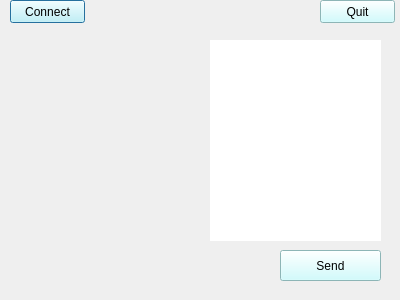
<?xml version="1.0" encoding="UTF-8"?>
<ui version="4.0">
 <class>Dialog</class>
 <widget class="QDialog" name="Dialog">
  <property name="geometry">
   <rect>
    <x>0</x>
    <y>0</y>
    <width>400</width>
    <height>300</height>
   </rect>
  </property>
  <property name="windowTitle">
   <string>Dialog</string>
  </property>
  <property name="styleSheet">
   <string notr="true">#label{
background-color:qlineargradient(x1: 0, y1: 0, x2: 0, y2: 1,
                                      stop: 0 #c5fdff, stop: 1 #f6f7fa);
border: 5px white;

}
#textEdit{
background-color:qlineargradient(x1: 0, y1: 0, x2: 0, y2: 1,
                                      stop: 0 #dadbde, stop: 1 #f6f7fa);
color: gray;
border: 5px white;
}
QPushButton{
background-color:#c5fdff;
}
#sendMessage:flat{
background-color:#c5fdff;
}
#connectButton{
background-color: #c5fdff;
}</string>
  </property>
  <widget class="QPushButton" name="connectButton">
   <property name="geometry">
    <rect>
     <x>10</x>
     <y>0</y>
     <width>75</width>
     <height>23</height>
    </rect>
   </property>
   <property name="text">
    <string>Connect</string>
   </property>
  </widget>
  <widget class="QPushButton" name="quitButton">
   <property name="geometry">
    <rect>
     <x>320</x>
     <y>0</y>
     <width>75</width>
     <height>23</height>
    </rect>
   </property>
   <property name="text">
    <string>Quit</string>
   </property>
  </widget>
  <widget class="QLabel" name="label">
   <property name="geometry">
    <rect>
     <x>50</x>
     <y>40</y>
     <width>161</width>
     <height>201</height>
    </rect>
   </property>
   <property name="text">
    <string/>
   </property>
   <property name="alignment">
    <set>Qt::AlignLeading|Qt::AlignLeft|Qt::AlignTop</set>
   </property>
   <property name="margin">
    <number>10</number>
   </property>
  </widget>
  <widget class="QPushButton" name="sendMessage">
   <property name="geometry">
    <rect>
     <x>280</x>
     <y>250</y>
     <width>101</width>
     <height>31</height>
    </rect>
   </property>
   <property name="text">
    <string>Send</string>
   </property>
  </widget>
  <widget class="QTextEdit" name="textEdit">
   <property name="geometry">
    <rect>
     <x>210</x>
     <y>40</y>
     <width>171</width>
     <height>201</height>
    </rect>
   </property>
   <property name="html">
    <string>&lt;!DOCTYPE HTML PUBLIC &quot;-//W3C//DTD HTML 4.0//EN&quot; &quot;http://www.w3.org/TR/REC-html40/strict.dtd&quot;&gt;
&lt;html&gt;&lt;head&gt;&lt;meta name=&quot;qrichtext&quot; content=&quot;1&quot; /&gt;&lt;style type=&quot;text/css&quot;&gt;
p, li { white-space: pre-wrap; }
&lt;/style&gt;&lt;/head&gt;&lt;body style=&quot; font-family:'MS Shell Dlg 2'; font-size:8.25pt; font-weight:400; font-style:normal;&quot;&gt;
&lt;p style=&quot;-qt-paragraph-type:empty; margin-top:10px; margin-bottom:10px; margin-left:10px; margin-right:10px; -qt-block-indent:0; text-indent:0px; font-size:10pt;&quot;&gt;&lt;br /&gt;&lt;/p&gt;&lt;/body&gt;&lt;/html&gt;</string>
   </property>
  </widget>
 </widget>
 <resources/>
 <connections/>
</ui>
